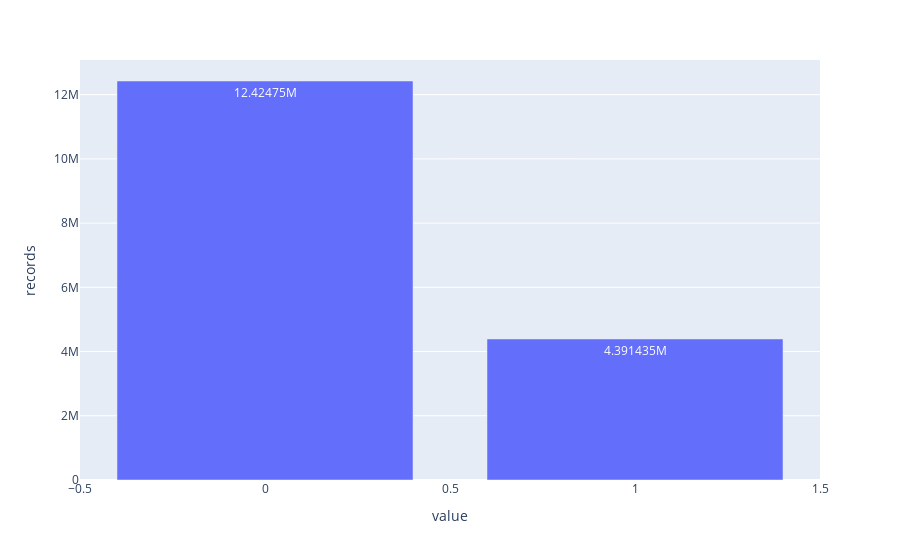

Here is the notebook cell this chart was saved with:
### Markdown cell above
A quantidade de registros que possuem o município de residência diferente do de internação (valor `1`), comparado com a quantidade cujo são iguais (valor `0`)

**Observações**

- A quantidade de municípios diferentes é cerca de 1/3 da quantidade de muncípio de residência e internação iguais.

### Code cell
var = 'mov_municipio'
df = pd.read_sql_query(query_value_counts(var), cnx)
bar_plot(df, var).show()

### Figure 1 — Plotly figure (JSON) as saved in the notebook; plotly's stock layout.template omitted (floating-point values rounded to 4 significant figures)
{"data": [{"alignmentgroup": "True", "hovertemplate": "value=%{x}<br>records=%{y}<extra></extra>", "legendgroup": "", "marker": {"color": "#636efa", "pattern": {"shape": ""}}, "name": "", "offsetgroup": "", "orientation": "v", "showlegend": false, "textposition": "auto", "texttemplate": "%{y}", "type": "bar", "x": [0, 1], "xaxis": "x", "y": [12424751, 4391435], "yaxis": "y"}], "layout": {"barmode": "relative", "legend": {"tracegroupgap": 0}, "margin": {"t": 60}, "xaxis": {"anchor": "y", "categoryarray": [0, 1], "categoryorder": "array", "domain": [0, 1], "title": {"text": "value"}}, "yaxis": {"anchor": "x", "domain": [0, 1], "title": {"text": "records"}}}}
